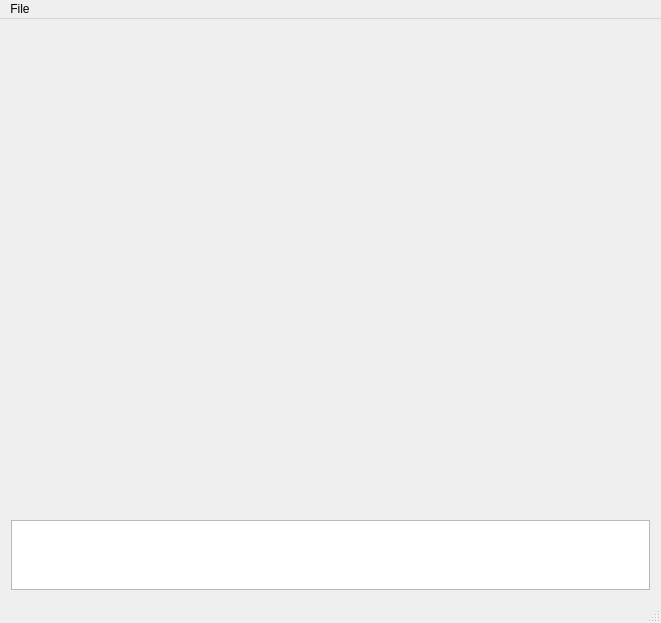
<?xml version="1.0" encoding="UTF-8"?>
<ui version="4.0">
 <class>MainWindow</class>
 <widget class="QMainWindow" name="MainWindow">
  <property name="geometry">
   <rect>
    <x>0</x>
    <y>0</y>
    <width>661</width>
    <height>623</height>
   </rect>
  </property>
  <property name="minimumSize">
   <size>
    <width>340</width>
    <height>300</height>
   </size>
  </property>
  <property name="windowTitle">
   <string>MainWindow</string>
  </property>
  <widget class="QWidget" name="centralWidget">
   <property name="sizePolicy">
    <sizepolicy hsizetype="Preferred" vsizetype="Preferred">
     <horstretch>8</horstretch>
     <verstretch>6</verstretch>
    </sizepolicy>
   </property>
   <property name="minimumSize">
    <size>
     <width>320</width>
     <height>240</height>
    </size>
   </property>
   <property name="sizeIncrement">
    <size>
     <width>8</width>
     <height>6</height>
    </size>
   </property>
   <layout class="QGridLayout" name="gridLayout">
    <item row="0" column="0">
     <widget class="QWidget" name="imageWidget" native="true">
      <property name="enabled">
       <bool>true</bool>
      </property>
      <property name="sizePolicy">
       <sizepolicy hsizetype="Preferred" vsizetype="Preferred">
        <horstretch>13</horstretch>
        <verstretch>10</verstretch>
       </sizepolicy>
      </property>
     </widget>
    </item>
    <item row="1" column="0">
     <widget class="QTextEdit" name="textEdit">
      <property name="sizePolicy">
       <sizepolicy hsizetype="Expanding" vsizetype="Expanding">
        <horstretch>9</horstretch>
        <verstretch>1</verstretch>
       </sizepolicy>
      </property>
      <property name="font">
       <font>
        <family>Courier New</family>
        <pointsize>12</pointsize>
       </font>
      </property>
      <property name="readOnly">
       <bool>true</bool>
      </property>
     </widget>
    </item>
   </layout>
  </widget>
  <widget class="QMenuBar" name="menuBar">
   <property name="geometry">
    <rect>
     <x>0</x>
     <y>0</y>
     <width>661</width>
     <height>22</height>
    </rect>
   </property>
   <widget class="QMenu" name="menuFile">
    <property name="title">
     <string>File</string>
    </property>
    <addaction name="actionAdd_Images_Folder"/>
    <addaction name="actionAdd_Mask_Folder"/>
    <addaction name="separator"/>
    <addaction name="actionQuit"/>
   </widget>
   <addaction name="menuFile"/>
  </widget>
  <widget class="QStatusBar" name="statusBar"/>
  <action name="actionAdd_Images_Folder">
   <property name="text">
    <string>Add Images Folder</string>
   </property>
  </action>
  <action name="actionAdd_Mask_Folder">
   <property name="text">
    <string>Add Mask Folder</string>
   </property>
  </action>
  <action name="actionQuit">
   <property name="text">
    <string>Quit</string>
   </property>
  </action>
 </widget>
 <layoutdefault spacing="6" margin="11"/>
 <resources/>
 <connections>
  <connection>
   <sender>actionQuit</sender>
   <signal>triggered()</signal>
   <receiver>MainWindow</receiver>
   <slot>close()</slot>
   <hints>
    <hint type="sourcelabel">
     <x>-1</x>
     <y>-1</y>
    </hint>
    <hint type="destinationlabel">
     <x>329</x>
     <y>244</y>
    </hint>
   </hints>
  </connection>
  <connection>
   <sender>actionAdd_Images_Folder</sender>
   <signal>triggered()</signal>
   <receiver>MainWindow</receiver>
   <slot>addImages()</slot>
   <hints>
    <hint type="sourcelabel">
     <x>-1</x>
     <y>-1</y>
    </hint>
    <hint type="destinationlabel">
     <x>329</x>
     <y>244</y>
    </hint>
   </hints>
  </connection>
  <connection>
   <sender>actionAdd_Mask_Folder</sender>
   <signal>triggered()</signal>
   <receiver>MainWindow</receiver>
   <slot>addMasks()</slot>
   <hints>
    <hint type="sourcelabel">
     <x>-1</x>
     <y>-1</y>
    </hint>
    <hint type="destinationlabel">
     <x>322</x>
     <y>137</y>
    </hint>
   </hints>
  </connection>
 </connections>
 <slots>
  <slot>addImages()</slot>
  <slot>addMasks()</slot>
 </slots>
</ui>
